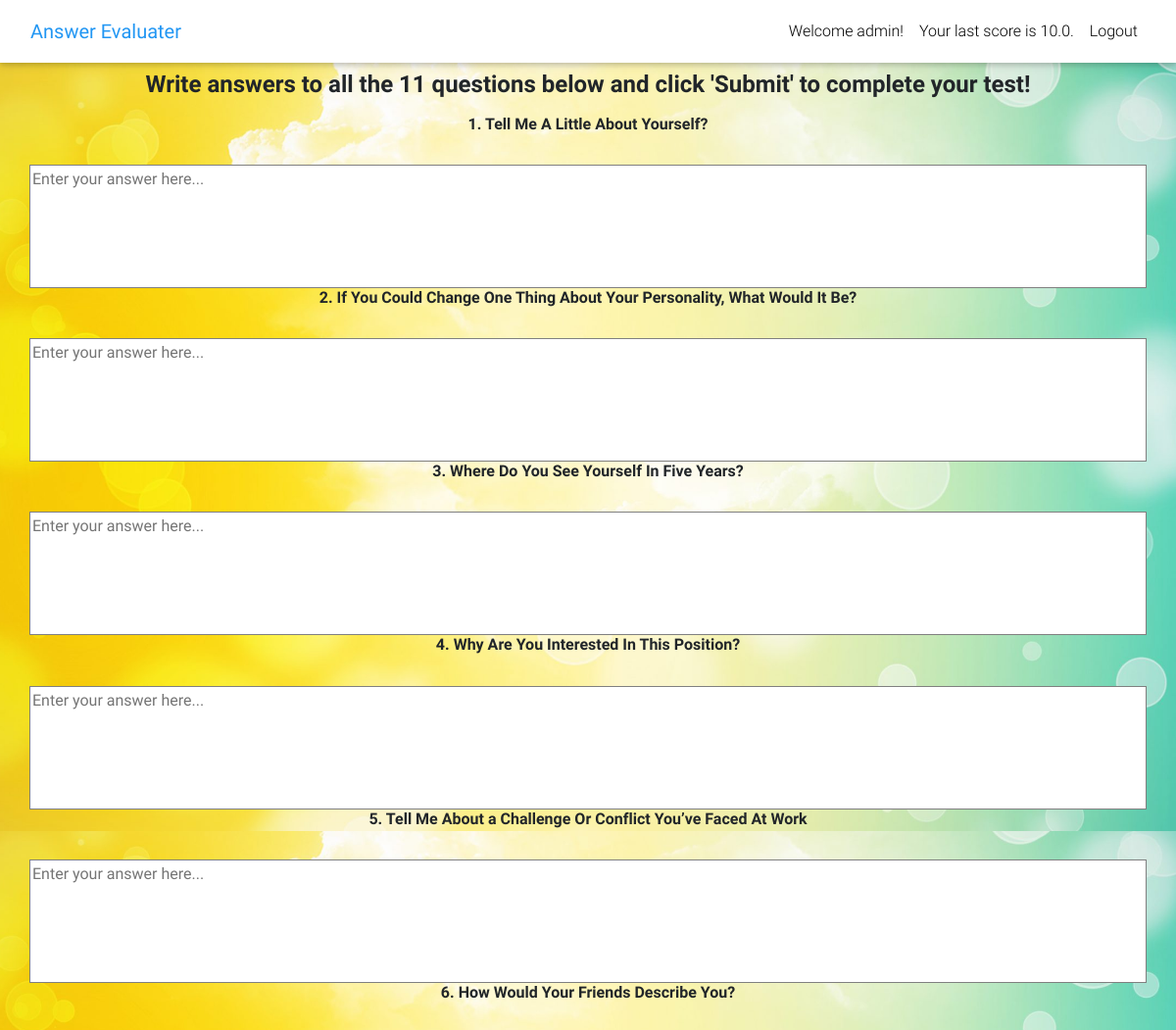
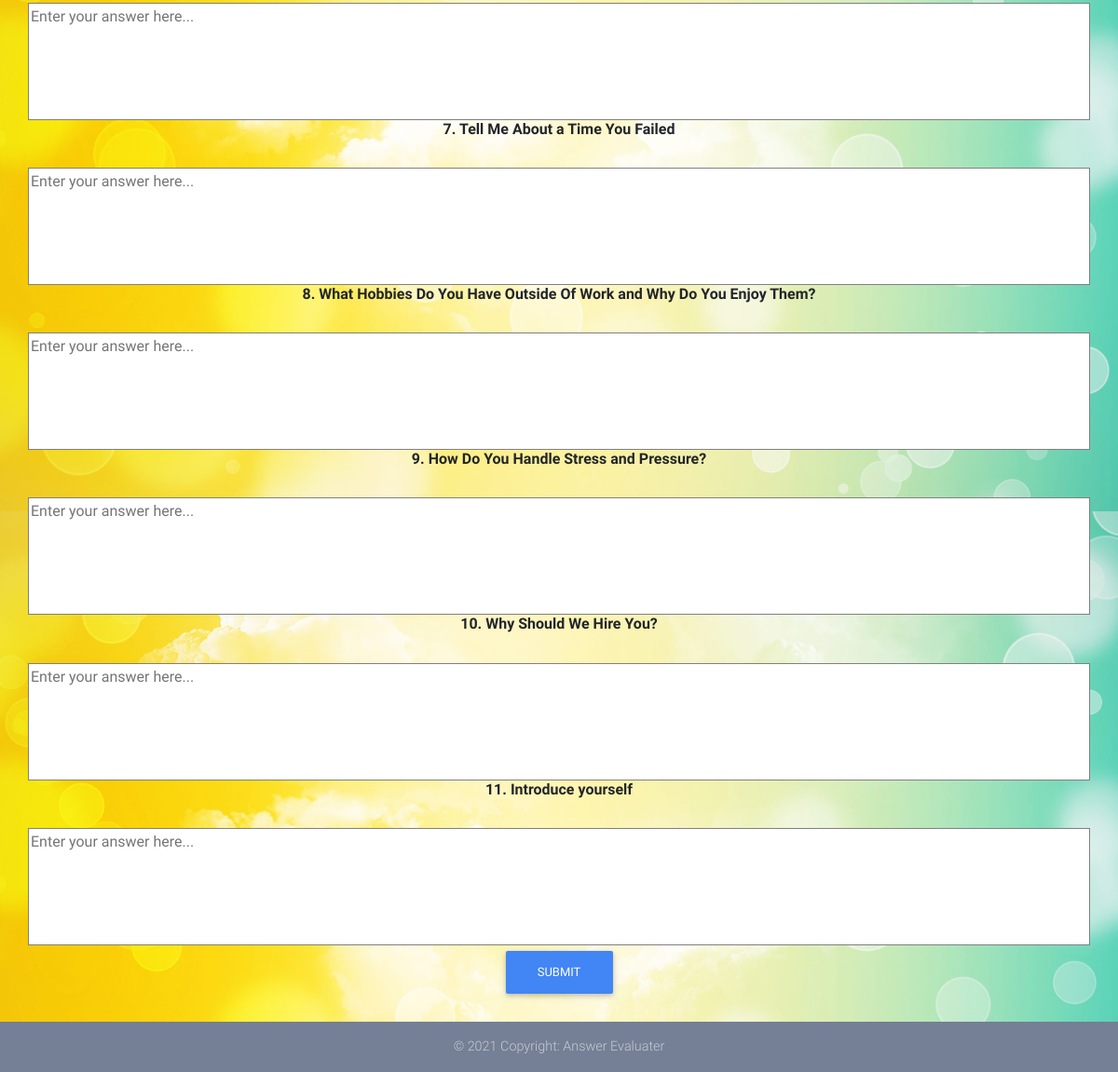
The app's page / (signed in) with its own data (2 pictures, top to bottom).
### core/models.py (models this page shows)
class Scores(models.Model):
    user = models.ForeignKey(settings.AUTH_USER_MODEL,
                             on_delete=models.CASCADE)
    score = models.FloatField()

class Questions(models.Model):
    question = models.TextField(max_length=250)
    answer = models.TextField(max_length=1000)

### core/views.py (the view, shortened to what this page needs)
# urls.py: path('', AnswerView.as_view(), name='home'),
class AnswerView(View):
    def get(self, *args, **kwargs):
            questions = Questions.objects.all()
            score = None
            if self.request.user.is_authenticated:
                score = Scores.objects.filter(user=self.request.user)
                if score.exists():
                    score = score[0].score
            context = {
                'questions':questions,
                'l': len(questions),
                'score':score,
            }
            return render(self.request, 'home.html', context)

### templates/home.html (shortened to what this page needs)
{% extends "base.html" %}
{% block content %}
  <main>
    {% if request.user.is_authenticated %}
    <div class="container">
      <section class="text-center mb-4">
        <h4><p class="text-center font-weight-bold">Write answers to all the {{l}} questions below and click 'Submit' to complete your test!</p></h4>
        <div class="row wow fadeIn">
          <form action="{% url 'core:home' %}" method="POST">
            {% for question in questions %}
            <h6><label class="text-center font-weight-bold">{{forloop.counter}}. {{ question.question }}</label></h6>
            <div class="md-form mb-5">
               <textarea class="textarea" rows="5" cols="125" maxlength="1000" name="q{{ forloop.counter }}" placeholder="Enter your answer here..."></textarea>
            </div>
            {% endfor %}
          <button type='submit' class="btn btn-primary">Submit</button>
        </form>
        </div>
      </section>
    </div>
    <footer class="page-footer text-center font-small mt-4 wow fadeIn">
      <div class="footer-copyright py-3">
        © 2021 Copyright: Answer Evaluater
      </div>
    </footer>
    {% else %}
    <p class="text-center font-weight-bold">Please login/sign up to start your test!</p>
    {% endif %}
  </main>
{% endblock content %}

### templates/navbar.html (shortened to what this page needs)
<nav class="navbar fixed-top navbar-expand-lg navbar-light white scrolling-navbar">
  <div class="container-fluid">
      <a class="navbar-brand waves-effect" href="/">
        <strong class="blue-text">Answer Evaluater</strong>
      </a>
      <div class="collapse navbar-collapse" id="navbarSupportedContent">
        <ul class="navbar-nav me-auto mb-2 mb-lg-0">
          {% if request.user.is_authenticated %}
          <li class="nav-item">
            <a class="nav-link waves-effect">
              <span class="clearfix d-sm-inline-block"> Welcome {{user.username}}! </span>
            </a>
          </li>
          {% if score %}
          <li class="nav-item">
            <a class="nav-link waves-effect">
              <span class="clearfix d-sm-inline-block"> Your last score is {{score}}. </span>
            </a>
          </li>
          {% endif %}
          <li class="nav-item">
            <a class="nav-link waves-effect" href="{% url 'account_logout' %}">
              <span class="clearfix d-sm-inline-block"> Logout </span>
            </a>
          </li>
          {% endif %}
        </ul>
      </div>
    </div>
  </nav>

### records on screen
Scores: score "10.0"
Questions: question "Tell Me A Little About Yourself?"
Questions: question "If You Could Change One Thing About Your Personality, What Would It Be?"
Questions: question "Where Do You See Yourself In Five Years?"
Questions: question "Why Are You Interested In This Position?"
Questions: question "Tell Me About a Challenge Or Conflict You’ve Faced At Work"
Questions: question "How Would Your Friends Describe You?"
Questions: question "Tell Me About a Time You Failed"
Questions: question "What Hobbies Do You Have Outside Of Work and Why Do You Enjoy Them?"
Questions: question "How Do You Handle Stress and Pressure?"
Questions: question "Why Should We Hire You?"
Questions: question "Introduce yourself"

### other values on screen
{{ user.username }} "admin"
{{ l }} "11"
